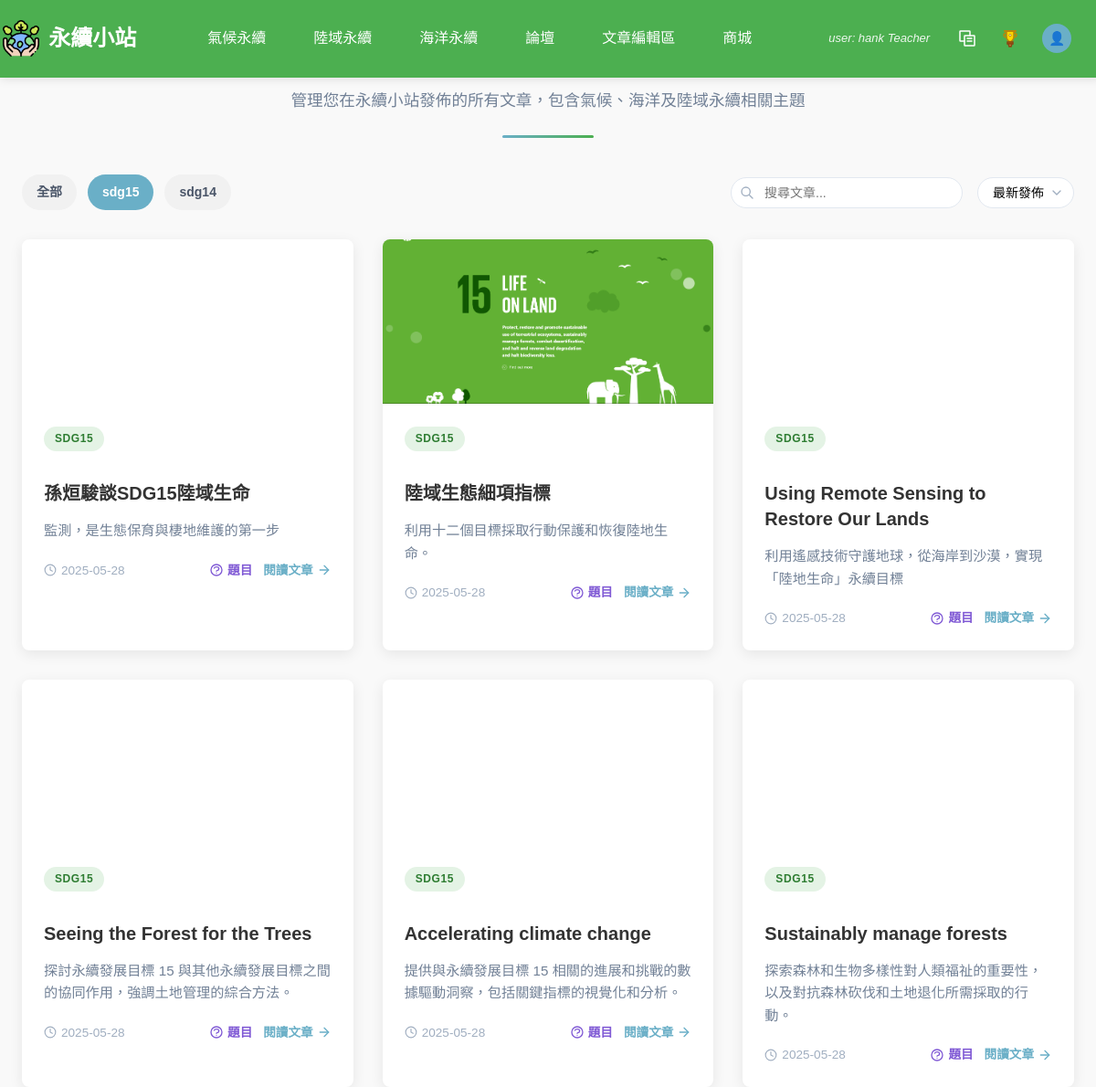
/php/teacher_articles.php?category=sdg15 (signed in), run on the app's committed database.
### tables this page shows
CREATE TABLE `article` (
  `ArticleID` int(11) NOT NULL COMMENT '文章編號 (PK)',
  `Title` varchar(100) NOT NULL COMMENT '標題',
  `Category` varchar(50) NOT NULL COMMENT '分類',
  `ImageURL` varchar(255) DEFAULT NULL COMMENT '圖片網址',
  `Description` text DEFAULT NULL COMMENT '簡介',
  `ArticleURL` varchar(255) NOT NULL COMMENT '文章網址',
  `UserID` int(11) NOT NULL,
  `Content` longtext DEFAULT NULL COMMENT '文章內容',
  `created_at` timestamp NOT NULL DEFAULT current_timestamp(),
  `teacher_summary` longtext DEFAULT NULL COMMENT '老師重點整理'
);

### php/teacher_articles.php (the view, shortened to what this page needs)
<?php
require_once 'db_connect.php';
$teacherID = $_SESSION['user_id'] ?? null;
$category = isset($_GET['category']) ? $_GET['category'] : '';
$search = isset($_GET['search']) ? $_GET['search'] : '';
$sort = isset($_GET['sort']) ? $_GET['sort'] : 'newest';
$sql = "SELECT * FROM article WHERE UserID = ?";
$params = [$teacherID];
if (!empty($category)) {
    $sql .= " AND Category = ?";
    $params[] = $category;
}
switch ($sort) {
    case 'newest':
    default:
        $sql .= " ORDER BY created_at DESC";
        break;
}
$page = isset($_GET['page']) ? (int)$_GET['page'] : 1;
$perPage = 9;
$offset = ($page - 1) * $perPage;
$sql .= " LIMIT ?, ?";
$params[] = $offset;
$params[] = $perPage;
$stmt = $conn->prepare($sql);
$articles = [];
if ($stmt) {
    $types = str_repeat('s', count($params));
    $stmt->bind_param($types, ...$params);
    $stmt->execute();
    $result = $stmt->get_result();
    while ($row = $result->fetch_assoc()) {
        $articles[] = $row;
    }
}
$categorySql = "SELECT DISTINCT Category FROM article WHERE UserID = ?";
$categoryStmt = $conn->prepare($categorySql);
$categories = [];
if ($categoryStmt) {
    $categoryStmt->bind_param('s', $teacherID);
    $categoryStmt->execute();
    $categoryResult = $categoryStmt->get_result();
    while ($row = $categoryResult->fetch_assoc()) {
        if (!empty($row['Category'])) {
            $categories[] = $row['Category'];
        }
    }
}
?>
<!DOCTYPE html>
<html lang="zh-TW">
<head>
    <link rel="stylesheet" href="../css/nav3.css">
    <link rel="stylesheet" href="../css/teacher_articles.css">
</head>
<body>
    <header>
        <?php include "nav.php"; ?>
    </header>
    <main class="container">
        <div class="page-header">
            <h1>我的文章列表</h1>
            <p>管理您在永續小站發佈的所有文章，包含氣候、海洋及陸域永續相關主題</p>
        </div>
        <div class="filter-controls">
            <div class="filter-categories">
                <a href="?<?php echo http_build_query(array_merge($_GET, ['category' => ''])); ?>" class="category-filter <?php echo empty($category) ? 'active' : ''; ?>">
                    全部
                </a>
                <?php foreach ($categories as $cat): ?>
                <a href="?<?php echo http_build_query(array_merge($_GET, ['category' => $cat])); ?>" class="category-filter <?php echo $category === $cat ? 'active' : ''; ?>">
                    <?php echo htmlspecialchars($cat); ?>
                </a>
                <?php endforeach; ?>
            </div>
            <div class="search-sort">
                <form class="search-input" method="GET" action="">
                    <svg xmlns="http://www.w3.org/2000/svg" viewBox="0 0 24 24" fill="#a0aec0">
                        <path d="M10 18a8 8 0 100-16 8 8 0 000 16zm0-14a6 6 0 110 12 6 6 0 010-12z" />
                        <path d="M21 21l-5-5" stroke="#a0aec0" stroke-width="2" stroke-linecap="round" />
                    </svg>
                    <input type="text" name="search" placeholder="搜尋文章..." value="<?php echo htmlspecialchars($search); ?>">
                </form>
                <form id="sortForm">
                    <select name="sort" class="sort-select" onchange="this.form.submit()">
                        <option value="newest" <?php echo $sort === 'newest' ? 'selected' : ''; ?>>最新發佈</option>
                    </select>
                </form>
            </div>
        </div>
        <div class="articles-container">
            <?php if (empty($articles)): ?>
            <div class="no-articles">
                <h3>您還沒有發佈任何文章</h3>
                <p>前往文章編輯區，創建您的第一篇永續相關文章，分享您的知識與見解。</p>
                <a href="crawler.php" class="create-article-btn">創建新文章</a>
            </div>
            <?php else: ?>
                <?php foreach ($articles as $article): ?>
                <div class="article-card">
                    <div class="article-image" style="background-image: url('../<?php echo !empty($article['ImageURL']) ? htmlspecialchars($article['ImageURL']) : 'img/default-article.jpg'; ?>')"></div>
                    <div class="article-content">
                        <?php
                        $categoryClass = '';
                        switch (strtolower($article['Category'] ?? '')) {
                            default:
                                $categoryClass = 'category-climate';
                        }
                        ?>
                        <span class="article-category <?php echo $categoryClass; ?>"><?php echo htmlspecialchars($article['Category'] ?? '未分類'); ?></span>
                        <h3 class="article-title"><?php echo htmlspecialchars($article['Title'] ?? '無標題'); ?></h3>
                        <p class="article-excerpt">
                            <?php
                            if (!empty($article['Description'])) {
                                echo htmlspecialchars(mb_substr($article['Description'], 0, 150, 'UTF-8')) . (mb_strlen($article['Description'], 'UTF-8') > 150 ? '...' : '');
                            } else {
                                echo htmlspecialchars(mb_substr(strip_tags($article['Content'] ?? ''), 0, 150, 'UTF-8')) . '...';
                            }
                            ?>
                        </p>
                        <div class="article-footer">
                            <span class="article-date">
                                <svg xmlns="http://www.w3.org/2000/svg" viewBox="0 0 24 24" fill="none" stroke="currentColor" stroke-width="2" stroke-linecap="round" stroke-linejoin="round">
                                    <circle cx="12" cy="12" r="10"></circle>
                                    <polyline points="12 6 12 12 16 14"></polyline>
                                </svg>
                                <?php echo date('Y-m-d', strtotime($article['created_at'] ?? 'now')); ?>
                            </span>
                            <div class="article-actions-footer">
                                <a href="article_questions.php?article_id=<?php echo $article['ArticleID']; ?>" class="article-questions-btn" title="查看題目">
                                    題目
                                </a>
                                <a href="article.php?id=<?php echo $article['ArticleID']; ?>" class="article-read-more">
                                    閱讀文章
                                    <svg xmlns="http://www.w3.org/2000/svg" viewBox="0 0 24 24" fill="none" stroke="currentColor" stroke-width="2" stroke-linecap="round" stroke-linejoin="round">
                                        <line x1="5" y1="12" x2="19" y2="12"></line>
                                        <polyline points="12 5 19 12 12 19"></polyline>
                                    </svg>
                                </a>
                            </div>
                        </div>
                    </div>
                </div>
                <?php endforeach; ?>
            <?php endif; ?>
        </div>
    </main>
</body>
</html>

### css/nav3.css (style rules this page uses)
body, html { margin: 0; padding: 0; height: 100%; }

### css/teacher_articles.css (style rules this page uses)
body { font-family: 'Noto Sans TC', sans-serif; margin: 0; padding: 0; background-color: #f9f9f9; color: #333; line-height: 1.6; }
.container { max-width: 1200px; margin: 2rem auto; padding: 0 1.5rem; }
.page-header { text-align: center; margin-bottom: 2.5rem; position: relative; }
.page-header h1 { font-size: 2.2rem; color: #2c5282; margin-bottom: 0.5rem; font-weight: 700; }
.page-header p { color: #718096; font-size: 1.1rem; max-width: 800px; margin: 0 auto; }
.page-header::after { content: ''; display: block; width: 100px; height: 3px; background: linear-gradient(to right, #6aafc7, #4caf50); margin: 1.5rem auto 0; border-radius: 2px; }
.articles-container { display: grid; grid-template-columns: repeat(auto-fill, minmax(300px, 1fr)); gap: 2rem; }
.article-card { background-color: #fff; border-radius: 8px; overflow: hidden; box-shadow: 0 4px 15px rgba(0, 0, 0, 0.08); transition: transform 0.3s ease, box-shadow 0.3s ease; position: relative; }
.article-image { height: 180px; background-size: cover; background-position: center; }
.article-content { padding: 1.5rem; }
.article-category { display: inline-block; font-size: 0.75rem; font-weight: 600; text-transform: uppercase; letter-spacing: 0.05em; padding: 0.25rem 0.75rem; border-radius: 50px; margin-bottom: 0.75rem; }
.category-climate { background-color: rgba(76, 175, 80, 0.15); color: #2e7d32; }
.article-title { font-size: 1.25rem; font-weight: 700; margin-bottom: 0.75rem; line-height: 1.4; display: -webkit-box; -webkit-line-clamp: 2; -webkit-box-orient: vertical; overflow: hidden; }
.article-excerpt { color: #718096; font-size: 0.95rem; margin-bottom: 1.25rem; display: -webkit-box; -webkit-line-clamp: 3; -webkit-box-orient: vertical; overflow: hidden; }
.article-footer { display: flex; justify-content: space-between; align-items: center; font-size: 0.85rem; color: #a0aec0; }
.article-actions-footer { display: flex; align-items: center; gap: 12px; }
.article-date { display: flex; align-items: center; }
.article-date svg { width: 14px; height: 14px; margin-right: 5px; }
.article-read-more { display: inline-flex; align-items: center; color: #6aafc7; font-weight: 600; text-decoration: none; transition: color 0.2s ease; }
.article-read-more svg { width: 16px; height: 16px; margin-left: 4px; transition: transform 0.2s ease; }
.filter-controls { display: flex; justify-content: space-between; align-items: center; margin-bottom: 2rem; flex-wrap: wrap; gap: 1rem; }
.filter-categories { display: flex; gap: 0.75rem; }
.category-filter { padding: 0.5rem 1rem; border-radius: 50px; font-size: 0.875rem; font-weight: 600; cursor: pointer; transition: all 0.2s ease; background-color: #f1f1f1; text-decoration: none; color: #4a5568; display: inline-block; }
.category-filter.active { background-color: #6aafc7; color: white; }
.search-sort { display: flex; gap: 1rem; }
.search-input { position: relative; }
.search-input input { padding: 0.5rem 1rem 0.5rem 2.25rem; border-radius: 50px; border: 1px solid #e2e8f0; font-size: 0.875rem; width: 200px; transition: border-color 0.2s ease, box-shadow 0.2s ease; }
.search-input svg { position: absolute; left: 10px; top: 50%; transform: translateY(-50%); width: 16px; height: 16px; fill: #a0aec0; }
.sort-select { padding: 0.5rem 2rem 0.5rem 1rem; border-radius: 50px; border: 1px solid #e2e8f0; font-size: 0.875rem; background-color: white; appearance: none; background-repeat: no-repeat; background-position: right 10px center; cursor: pointer; }
.article-questions-btn { display: inline-flex; align-items: center; color: #805ad5; font-weight: 600; text-decoration: none; transition: color 0.2s ease; font-size: 0.85rem; }
.article-questions-btn svg { width: 16px; height: 16px; margin-right: 4px; transition: transform 0.2s ease; }

### data on the page
article: Category "SDG15", Title "孫烜駿談SDG15陸域生命", Description "監測，是生態保育與棲地維護的第一步", created_at "2025-05-28"
article: ImageURL (picture), Category "SDG15", Title "陸域生態細項指標", Description "利用十二個目標採取行動保護和恢復陸地生命。", created_at "2025-05-28"
article: Category "SDG15", Title "Using Remote Sensing to Restore Our Lands", Description "利用遙感技術守護地球，從海岸到沙漠，實現「陸地生命」永續目標", created_at "2025-05-28"
article: Category "SDG15", Title "Seeing the Forest for the Trees", Description "探討永續發展目標 15 與其他永續發展目標之間的協同作用，強調土地管理的綜合方法。", created_at "2025-05-28"
article: Category "SDG15", Title "Accelerating climate change", Description "提供與永續發展目標 15 相關的進展和挑戰的數據驅動洞察，包括關鍵指標的視覺化和分析。", created_at "2025-05-28"
article: Category "SDG15", Title "Sustainably manage forests", Description "探索森林和生物多樣性對人類福祉的重要性，以及對抗森林砍伐和土地退化所需採取的行動。", created_at "2025-05-28"

### other printed values
$_SESSION['username'] "hank"
$_SESSION['role'] "Teacher"
$cat "sdg15"
$cat "sdg14"
